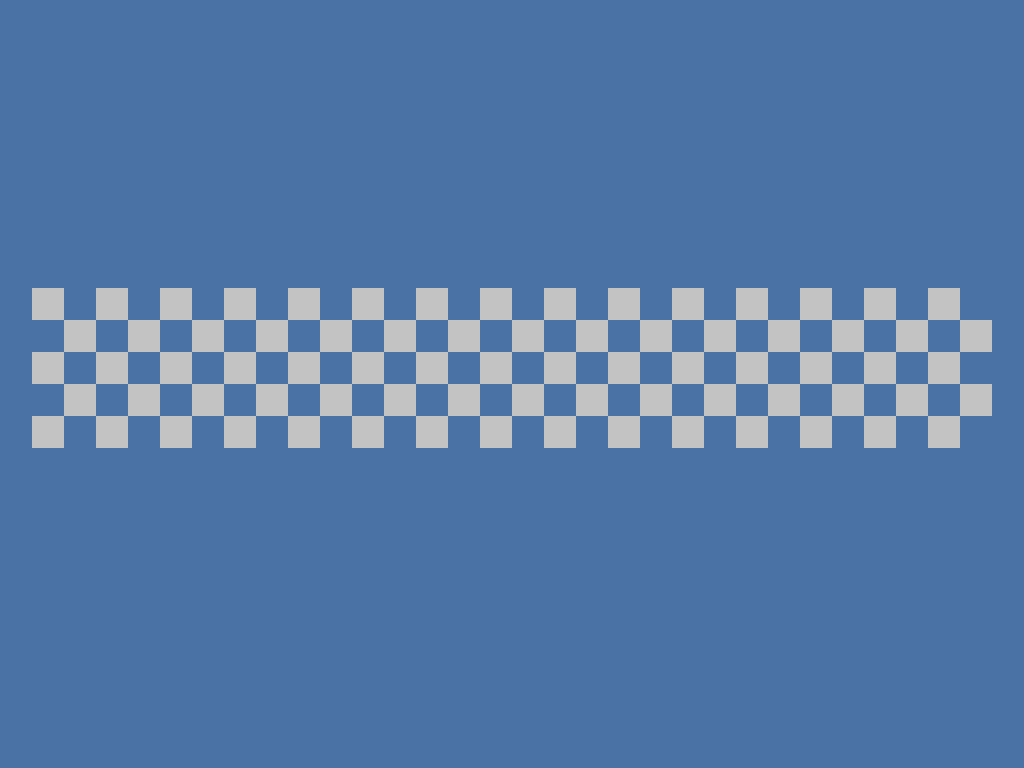

A level layout from a 2D game, rendered from its tile map. Below: a short description, then the map file with its tile-grid data intact:
An orthogonal 32x24 tile map with 32x32 px tiles, 1 tile layer (floor), 3 tilesets and 10 objects (4x wall, 4x kill_spinner, spawn, exit).

<map version="1.0" tiledversion="1.1.4" orientation="orthogonal" renderorder="right-down" width="32" height="24" tilewidth="32" tileheight="32" infinite="0" backgroundcolor="#000000" nextobjectid="30">
 <properties>
  <property name="on_enter">local state=  states.get_state("game")
local label = state.message_label
local message=  "You got this!"
label:set_text(message)
state.timer:after(5, function()
                label:set_text("")
end)</property>
 </properties>
 <tileset firstgid="1" name="blue" tilewidth="32" tileheight="32" tilecount="1" columns="1">
  <image source="../graphics/blue.png" width="32" height="32" />
 </tileset>
 <tileset firstgid="2" name="white" tilewidth="32" tileheight="32" tilecount="1" columns="1">
  <image source="../graphics/white.png" width="32" height="32" />
 </tileset>
 <tileset firstgid="3" name="blue" tilewidth="32" tileheight="32" tilecount="1" columns="1">
  <image source="../graphics/blue.png" width="32" height="32" />
 </tileset>
 <layer name="floor" width="32" height="24">
  <data encoding="csv">
1,1,1,1,1,1,1,1,1,1,1,1,1,1,1,1,1,1,1,1,1,1,1,1,1,1,1,1,1,1,1,1,
1,1,1,1,1,1,1,1,1,1,1,1,1,1,1,1,1,1,1,1,1,1,1,1,1,1,1,1,1,1,1,1,
1,1,1,1,1,1,1,1,1,1,1,1,1,1,1,1,1,1,1,1,1,1,1,1,1,1,1,1,1,1,1,1,
1,1,1,1,1,1,1,1,1,1,1,1,1,1,1,1,1,1,1,1,1,1,1,1,1,1,1,1,1,1,1,1,
1,1,1,1,1,1,1,1,1,1,1,1,1,1,1,1,1,1,1,1,1,1,1,1,1,1,1,1,1,1,1,1,
1,1,1,1,1,1,1,1,1,1,1,1,1,1,1,1,1,1,1,1,1,1,1,1,1,1,1,1,1,1,1,1,
1,1,1,1,1,1,1,1,1,1,1,1,1,1,1,1,1,1,1,1,1,1,1,1,1,1,1,1,1,1,1,1,
1,1,1,1,1,1,1,1,1,1,1,1,1,1,1,1,1,1,1,1,1,1,1,1,1,1,1,1,1,1,1,1,
1,1,1,1,1,1,1,1,1,1,1,1,1,1,1,1,1,1,1,1,1,1,1,1,1,1,1,1,1,1,1,1,
1,2,1,2,1,2,1,2,1,2,1,2,1,2,1,2,1,2,1,2,1,2,1,2,1,2,1,2,1,2,1,1,
1,1,2,1,2,1,2,1,2,1,2,1,2,1,2,1,2,1,2,1,2,1,2,1,2,1,2,1,2,1,2,1,
1,2,1,2,1,2,1,2,1,2,1,2,1,2,1,2,1,2,1,2,1,2,1,2,1,2,1,2,1,2,1,1,
1,1,2,1,2,1,2,1,2,1,2,1,2,1,2,1,2,1,2,1,2,1,2,1,2,1,2,1,2,1,2,1,
1,2,1,2,1,2,1,2,1,2,1,2,1,2,1,2,1,2,1,2,1,2,1,2,1,2,1,2,1,2,1,1,
1,1,1,1,1,1,1,1,1,1,1,1,1,1,1,1,1,1,1,1,1,1,1,1,1,1,1,1,1,1,1,1,
1,1,1,1,1,1,1,1,1,1,1,1,1,1,1,1,1,1,1,1,1,1,1,1,1,1,1,1,1,1,1,1,
1,1,1,1,1,1,1,1,1,1,1,1,1,1,1,1,1,1,1,1,1,1,1,1,1,1,1,1,1,1,1,1,
1,1,1,1,1,1,1,1,1,1,1,1,1,1,1,1,1,1,1,1,1,1,1,1,1,1,1,1,1,1,1,1,
1,1,1,1,1,1,1,1,1,1,1,1,1,1,1,1,1,1,1,1,1,1,1,1,1,1,1,1,1,1,1,1,
1,1,1,1,1,1,1,1,1,1,1,1,1,1,1,1,1,1,1,1,1,1,1,1,1,1,1,1,1,1,1,1,
1,1,1,1,1,1,1,1,1,1,1,1,1,1,1,1,1,1,1,1,1,1,1,1,1,1,1,1,1,1,1,1,
1,1,1,1,1,1,1,1,1,1,1,1,1,1,1,1,1,1,1,1,1,1,1,1,1,1,1,1,1,1,1,1,
1,1,1,1,1,1,1,1,1,1,1,1,1,1,1,1,1,1,1,1,1,1,1,1,1,1,1,1,1,1,1,1,
1,1,1,1,1,1,1,1,1,1,1,1,1,1,1,1,1,1,1,1,1,1,1,1,1,1,1,1,1,1,1,1
</data>
 </layer>
 <objectgroup name="entities">
  <properties>
   <property name="collidable" type="bool" value="true" />
  </properties>
  <object id="6" type="spawn" x="64" y="288" width="32" height="160" />
  <object id="10" type="exit" x="928" y="288" width="32" height="160">
   <properties>
    <property name="map_name" value="four" />
   </properties>
  </object>
  <object id="12" type="wall" x="32" y="256" width="960" height="32" />
  <object id="13" type="kill_spinner" x="736" y="352" width="32" height="32">
   <properties>
    <property name="blades" type="int" value="3" />
    <property name="distance" type="int" value="32" />
    <property name="teeth" type="int" value="2" />
   </properties>
  </object>
  <object id="20" type="wall" x="32" y="448" width="960" height="32" />
  <object id="21" type="wall" x="960" y="288" width="32" height="160" />
  <object id="22" type="wall" x="32" y="288" width="32" height="160" />
  <object id="23" type="kill_spinner" x="576" y="352" width="32" height="32">
   <properties>
    <property name="blades" type="int" value="3" />
    <property name="distance" type="int" value="32" />
    <property name="teeth" type="int" value="2" />
   </properties>
  </object>
  <object id="24" type="kill_spinner" x="416" y="352" width="32" height="32">
   <properties>
    <property name="blades" type="int" value="3" />
    <property name="distance" type="int" value="32" />
    <property name="teeth" type="int" value="2" />
   </properties>
  </object>
  <object id="25" type="kill_spinner" x="256" y="352" width="32" height="32">
   <properties>
    <property name="blades" type="int" value="3" />
    <property name="distance" type="int" value="32" />
    <property name="teeth" type="int" value="2" />
   </properties>
  </object>
 </objectgroup>
</map>
